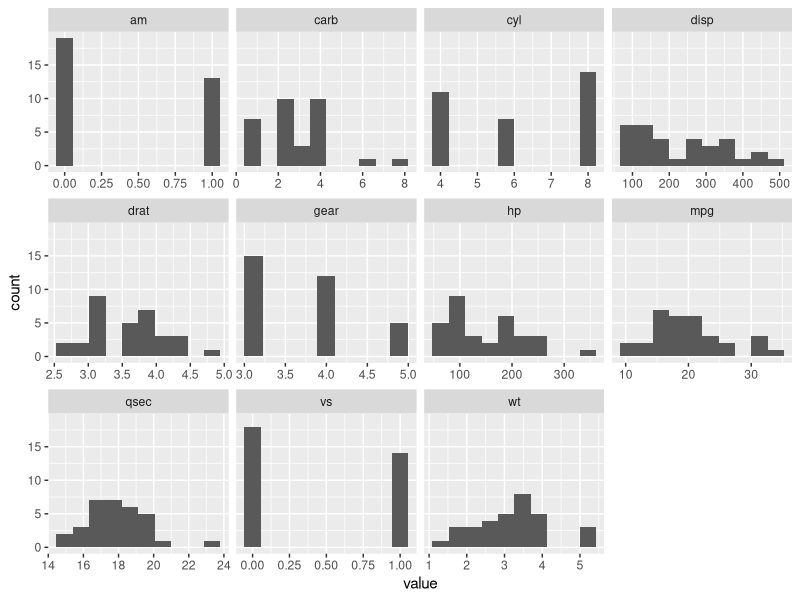
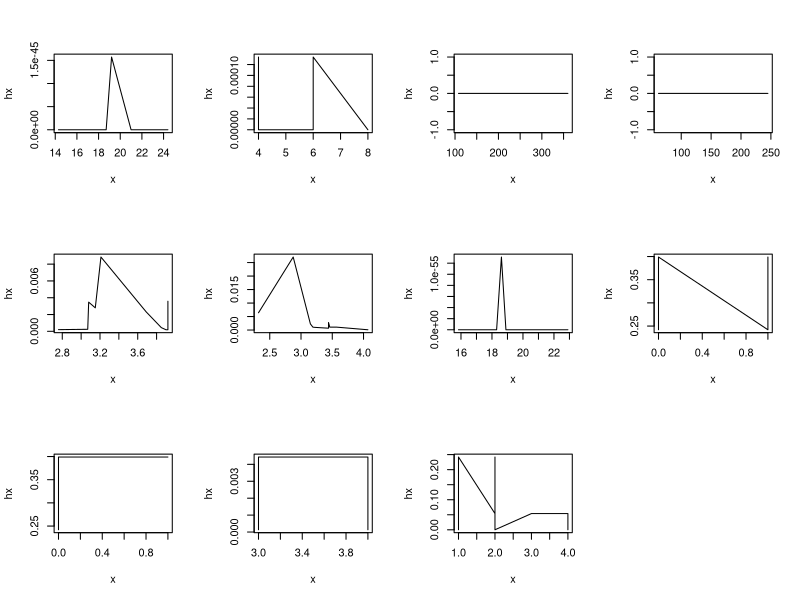
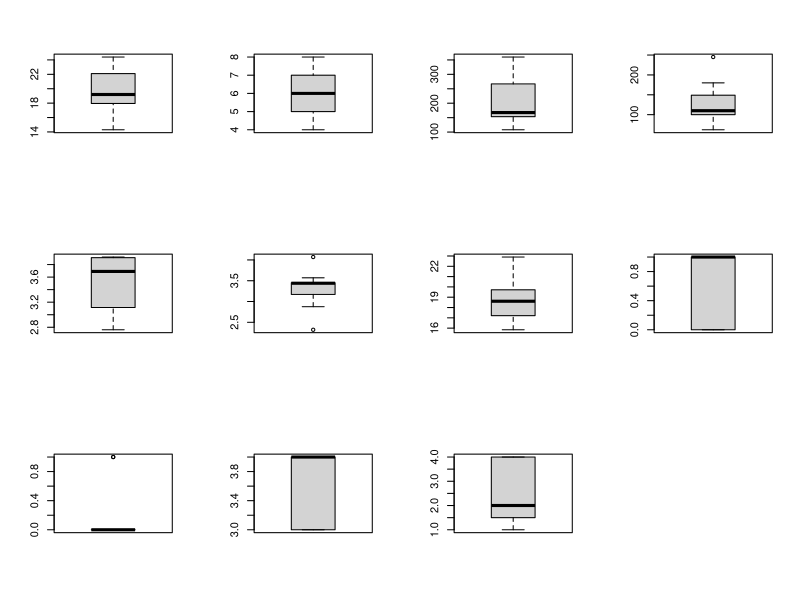

Write R code to recreate these figures, in order.
#Histogram for all variables in a dataset mtcars.
#Write a program to create histograms for all columns
library(tidyr)
library(ggplot2)
mtcars %>% gather() %>% head()
ggplot(gather(mtcars), aes(value)) +
  geom_histogram(bins = 10) +
  facet_wrap(~key, scales = 'free_x')

#Check the probability distribution of all variables in mtcars.

mtcars
par(mfrow=c(3,4))
prob <- function(prob){
  x <- sort(prob)
  hx <- dnorm(prob)
  p <- plot(x, hx, type="l")
}

lapply(mtcars[2:12,], prob)

#Write a program to create boxplot for all variables.
par(mfrow=c(3,4))
prob <- function(prob){
  x <- sort(prob)
  hx <- dnorm(prob)
  p <- plot(x, hx, type="l")
}
lapply(mtcars[2:12,], boxplot)
